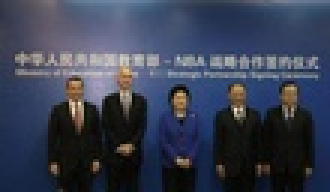
%> input picture face1.jpg, 110 x 64 px, shrunk from 500 x 291 before the run (shown 3 times larger)
$ octave --eval "task1main;"   (GNU Octave 9; MATLAB toolbox functions it lacks are replaced by stand-ins)
%> lines starting %> are read from the running program, lines starting %| are printed output that depends on the picture; in (x1, y1, x2, y2) boxes, pixels count from 0 and x2, y2 are one past the last pixel; in counts of white or black regions, pixels touching at a corner belong together; the program's own positions count from 1
### getFaceModel.m
function C = getFaceModel(ori)
%%
% s,start range of teh cluster set, there are ten cluster set in total,from
% 0,0.1,0.2 ... 1
% e, end range of the cluster set.
% mat, sluster set
%
%%
hsv_img = rgb2hsv(ori);
%cluster set, 0 ~ 1, here multiple with 10000 for better observe
s = [1,1001,2001,3001,4001,5001,6001,7001,8001,9001];
e = [1000,2000,3000,4000,5000,6000,7000,8000,9000,10000];

mat = zeros(length(s),length(e));
[x,y,z] = size(hsv_img);
%che = 0;
for i = 1 : x
    for j = 1 : y
        pix_H = hsv_img(i,j,1)*10000;
        pix_S = hsv_img(i,j,2)*10000;
        che = 0;
        for i1 = 1 : length(s)
            if s(1,i1) <= pix_H && e(1,i1) >= pix_H
                for j1 = 1 : length(e)
                    if s(1,j1) <= pix_S && e(1,j1) >= pix_S
                        mat(i1,j1) = mat(i1,j1) + 1;
                        che = 1;
                    end
                end
            end
            if che == 1
                break;
            end
        end
    end
end
figure;
bar3(mat);
%%
%find the highest two cluster set to be the out put as teh HSV cluster set.
maxR = max(max(mat));% highest value in the cluster, here is try to find teh cluster set that the most pixel dropped in, which represent teh face cluster set
[Cs,Ce] = find(mat == maxR);
mat(Cs,Ce) = 0;
[Cs2,Ce2] = find(mat == max(max(mat)));
Hc = [s(1,Cs),e(1,Cs)];
Sc = [s(1,Ce),e(1,Ce)];
Hc1 = [s(1,Cs2),e(1,Cs2)];
Sc1 = [s(1,Ce2),e(1,Ce2)];
C = [Hc,Sc;Hc1,Sc1];
end

### getBinarizedFaceImage.m
function img = getBinarizedFaceImage(testImage,faceModel)
C = faceModel;
% testImage = imread('face2.jpg');
testImg_hsv = rgb2hsv(testImage);
[x,y,z] = size(testImage);
% img = zeros(x,y);
img =zeros(x,y);
H = testImg_hsv(:,:,1); % H channel
S = testImg_hsv(:,:,2); % S channel
V = testImg_hsv(:,:,3); % V channel
for i = 1 : x
    for j = 1 : y
          if(H(i,j) <= C(1,2)/10000 && S(i,j)>=C(1,3)/10000 && S(i,j)<=C(1,4)/10000)
             img(i,j) = 1;
             %testImg_hsv(i,j,3) = 255;
          end
           if(H(i,j) <= C(2,2)/10000 && S(i,j)>=C(2,3)/10000 && S(i,j)<=C(2,4)/10000)
             img(i,j) = 1;
             %testImg_hsv(i,j,3) = 255;
          end
    end
end
end

### connection_comp.m
function m_img = connection_comp(I,t)%receive only binarized image
%%
% this function aims to reduce the noise pixels in the binarized image
% firstly, find the white pixels and use numbers to mark them, the mark
% strategy is, use the same number to mark the pixels in Adjacency.
% m_img is the processed image used as the output
%r, row of the origin image
%c, column of the origin image
%%
[r,c] = size(I);
m_img = zeros(r,c);
char = 2;
%mark the white region with numbers
for i = 2 : r
    for j = 2 : c
        if I(i,j) == 1
            if I(i-1,j) == 0 && I(i,j-1) == 0
                m_img(i,j) = char;
                char = char + 1;
            else
                if I(i-1,j) ~= 0 && I(i,j-1) ~= 0
                    ram = randi(2,1,1);
                    if ram(1,1) == 1
                        m_img(i,j) = m_img(i-1,j);
                    else
                        m_img(i,j) = m_img(i,j-1);
                    end
                else
                    if I(i-1,j) ~= 0 && I(i,j-1) == 0
                        m_img(i,j) = m_img(i-1,j);

                    else
                        if I(i,j-1) ~= 0 && I(i-1,j) == 0
                        m_img(i,j) = m_img(i,j-1);
                        end
                    end
                end
            end
        end
    end
end
% calculate pixels of each region and translate the timy region into
% background if their size is less than a certain range t.
for x = 2 : r-1
    for y = 2 : c-1
       cen = m_img(x,y);
       if cen ~= 0
           arr = [m_img(x-1,y),m_img(x+1,y),m_img(x,y-1),m_img(x,y+1)];
           for check = 1 : 4
               if arr(1,check) ~= 0 && arr(1,check) ~= cen
                   if arr(1,check) < cen
                       m_img(m_img == arr(1,check)) = cen;
                   else
                       m_img(m_img == cen) = arr(1,check);
                   end
               end
           end
       end
    end
end

for i = 2 : max(max(m_img))
    if sum(m_img(:)==i) < t
        m_img(m_img==i) = 0;
    end
end
m_img(m_img ~= 0) = 1;
end


### dilation.m
function d_img = dilation(I) %receive only binaried image
%%
%d_img, out image
%r,row of the origin image
%c,column of the origin image
%%
[r,c] = size(I);
d_img = zeros(r,c);
for i = 2 : r-1
    for j = 2 : c-1
        if I(i,j) == 1
                for x = 1 : 3
                    for y = 1 : 3
                        d_img(i+x-2,j+y-2) = 1;
                    end
                end
        end
    end
end

### erosion.m
function e_img = erosion(I)%only receive binarized image
%%
%s_img, out image
%r,row of the origin image
%c,column of the origin image
%%
[r,c] = size(I);
e_img = zeros(r,c);
e_img(:,:) = 1;
for i = 2 : r-1
    for j = 2 : c-1
        if I(i,j) == 0
                for x = 1 : 3
                    for y = 1 : 3
                        e_img(i+x-2,j+y-2) = 0;
                    end
                end
        end
    end
end

### getMorphFace1.m
function img = getMorphFace1(bImg)
%reduce image noise using connection_comp.m
img_conn = connection_comp(bImg,15);
%dilation operations
img2d = dilation(img_conn);
%reduce teh noise again
img2d_conn = connection_comp(img2d,40);
%erosion operation
img2e = erosion(img2d_conn);
%reduce noise
img2e_conn = connection_comp(img2e,80);
%erosoin operation
img2ee = erosion(img2e_conn);
%reduce noise
img2ee_conn = connection_comp(img2ee,12);
%dilation operation
img22d = dilation(dilation(dilation(dilation(img2ee_conn))));
%reduce noise
img = connection_comp(img22d,400);
end

### getMorphFace2.m
function img = getMorphFace2(bImg)
%reduce noise using connection_comp
 img_conn_2 = connection_comp(bImg,300);
%  figure;
%  imshow(img_conn_2);
%erosion operation
 img2_2e = erosion(img_conn_2);
%  figure;
%  imshow(img2_2e);
%reduce noise
 img2_conn_2e = connection_comp(img2_2e,300);
%  figure;
%  imshow(img2_conn_2e);
%erosion operation
 img2_2ee = erosion(img2_conn_2e);
%  figure;
%  imshow(img2_2ee);
%erosion operation
 img2_conn_2ee = erosion(img2_2ee);
%  figure;
%  imshow(img2_conn_2ee);
%reduce noise
 img2_conn2 = connection_comp(img2_conn_2ee,350);
%  figure;
%  imshow(img2_conn2_2ee);
%dilation operation
 img = dilation(dilation(img2_conn2));

### task1main.m
%task1
%generate the clusters of face pixels for face1.jpg
function task1main()
close all;
testImg = imread('face1.jpg');
%> testImg is the input picture: size 64x110x3 uint8; mean R, G, B 56.3, 63, 81.7
url = imread('training_face_image/train15.jpg');
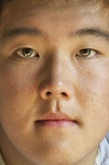
%> input picture training_face_image/train15.jpg, 109 x 165 px, shrunk from 496 x 752 before the run
%> url is the input picture: size 165x109x3 uint8; mean R, G, B 166, 129.3, 97.8
%get the HSV face model by using FaceMOdel function
FaceModel = getFaceModel(url);
%> in getFaceModel, `hsv_img = rgb2hsv(ori);`: hsv_img: size 165x109x3 double; mean H, S, V 0.0861, 0.44, 0.652
%> in getFaceModel, `maxR = max(max(mat));`: maxR = 6210
%> in getFaceModel, `[Cs,Ce] = find(mat == maxR);`: Cs = 1; Ce = 6
%> in getFaceModel, `[Cs2,Ce2] = find(mat == max(max(mat)));`: Cs2 = 1; Ce2 = 5
%> in getFaceModel, `Hc = [s(1,Cs),e(1,Cs)];`: Hc = [1 1000]
%> in getFaceModel, `Sc = [s(1,Ce),e(1,Ce)];`: Sc = [5001 6000]
%> in getFaceModel, `Hc1 = [s(1,Cs2),e(1,Cs2)];`: Hc1 = [1 1000]
%> in getFaceModel, `Sc1 = [s(1,Ce2),e(1,Ce2)];`: Sc1 = [4001 5000]
%> in getFaceModel, `C = [Hc,Sc;Hc1,Sc1];`: C = [1 1000 5001 6000; 1 1000 4001 5000]
%> FaceModel = [1 1000 5001 6000; 1 1000 4001 5000]
%transform the gray image into binarized image
BinarizedFaceImage = getBinarizedFaceImage(testImg,FaceModel);
%> in getBinarizedFaceImage, `testImg_hsv = rgb2hsv(testImage);`: testImg_hsv: size 64x110x3 double; mean H, S, V 0.519, 0.402, 0.333
%> after the loop in getBinarizedFaceImage, `for i = 1 : x`:
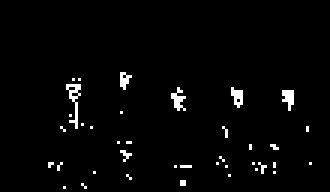
%> img: size 64x110 double (shown 3 times larger); values 0 (black) and 1 (white), 2.4% white in thin lines or dots, all inside (x1, y1, x2, y2) = (16, 24, 104, 63)

figure;
imshow(BinarizedFaceImage);
FinalFaceImage = getMorphFace1(BinarizedFaceImage);
%> after the loop in connection_comp, `for i = 2 : r`: char = 56; ram = 2
%> after the loop in connection_comp, `for x = 2 : r-1`: m_img: size 64x110 double; min 0, max 55, mean 0.5; mean of the top-left, top-right, bottom-left and bottom-right quarters 0.1, 0.1, 0.7, 1
%> after the loop in connection_comp, `for x = 2 : r-1`: arr = [0 0 0 0]
%> the loop in connection_comp, `for i = 2 : max(max(m_img))` made 54 passes
%> after the loop in connection_comp, `for i = 2 : max(max(m_img))`: m_img: size 64x110 double; min 0, max 13, mean 0.103
%> in connection_comp, `m_img(m_img ~= 0) = 1;`: m_img: size 64x110 double; values 0 (black) and 1 (white), 0.98% white in thin lines or dots, all inside (x1, y1, x2, y2) = (22, 28, 98, 37)
%> after the loop in dilation, `for i = 2 : r-1`: d_img: size 64x110 double; values 0 (black) and 1 (white), 2.6% white; 4 white regions, box (x1, y1, x2, y2) and area: (21, 27, 28, 35) 46, (93, 29, 99, 38) 46, (76, 28, 82, 37) 45, (56, 30, 63, 38) 43
%> the loop in connection_comp (call 2), `for i = 2 : max(max(m_img))` made 4 passes
%> in erosion, `e_img(:,:) = 1;`: e_img: size 64x110 double; every value is 1
%> after the loop in erosion, `for i = 2 : r-1`: e_img: size 64x110 double; values 0 (black) and 1 (white), 1.1% white; 4 white regions (2 under 20 px), largest, box (x1, y1, x2, y2) and area: (22, 28, 27, 34) 20, (94, 30, 98, 37) 20
%> after the loop in connection_comp (call 3), `for i = 2 : max(max(m_img))`: m_img: size 64x110 double; every value is 0

figure;
imshow(FinalFaceImage);
%generate the clusters of face pixels for face2.jpg
 testImg2 = imread('face2.jpg');
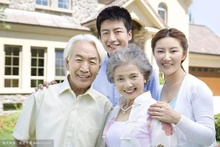
%> input picture face2.jpg, 220 x 147 px, shrunk from 1000 x 667 before the run
%> testImg2 is the input picture: size 147x220x3 uint8; mean R, G, B 195.9, 189.8, 183
 url2 = imread('training_face_image/train10.jpg');
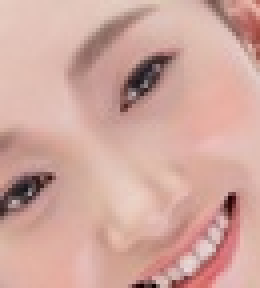
%> input picture training_face_image/train10.jpg, 65 x 72 px, shrunk from 294 x 329 before the run (shown 4 times larger)
%> url2 is the input picture: size 72x65x3 uint8; mean R, G, B 208.5, 167, 157.7
 %get the HSV face model by using FaceMOdel function
 FaceModel2 = getFaceModel(url2);
%> in getFaceModel (call 2), `hsv_img = rgb2hsv(ori);`: hsv_img: size 72x65x3 double; mean H, S, V 0.0777, 0.249, 0.818
%> FaceModel2 = [1 1000 2001 3000; 1 1000 1001 2000]
 %transform the gray image into binarized image
 BinarizedFaceImage2 = getBinarizedFaceImage(testImg2,FaceModel2);
%> in getBinarizedFaceImage (call 2), `testImg_hsv = rgb2hsv(testImage);`: testImg_hsv: size 147x220x3 double; mean H, S, V 0.293, 0.138, 0.79
%> after the loop in getBinarizedFaceImage (call 2), `for i = 1 : x`: img: size 147x220 double; values 0 (black) and 1 (white), 17.5% white; 79 white regions (65 under 20 px), largest, box (x1, y1, x2, y2) and area: (149, 15, 220, 124) 1986, (113, 61, 149, 120) 1052, (65, 41, 101, 87) 1017
 %show the image before mophological operations
 figure;
 imshow(BinarizedFaceImage2);
 %reduce the noise in the picture to get clearer face regions
 FinalFaceImage2 = getMorphFace2(BinarizedFaceImage2);
%> call 6 of connection_comp, with t = 300
%> after the loop in connection_comp (call 6), `for i = 2 : r`: char = 279
%> after the loop in connection_comp (call 6), `for x = 2 : r-1`:
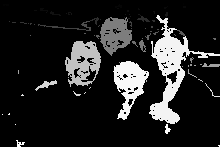
%> m_img: size 147x220 double; min 0, max 278, mean 37.8; drawn with min black and max white
%> after the loop in connection_comp (call 6), `for x = 2 : r-1`: arr = [0 0 0 278]
%> after the loop in connection_comp (call 6), `for i = 2 : max(max(m_img))`: m_img: size 147x220 double; 2.31% of pixels changed, all inside (x1, y1, x2, y2) = (2, 1, 220, 147)
%> in connection_comp (call 6), `m_img(m_img ~= 0) = 1;`: m_img: size 147x220 double; values 0 (black) and 1 (white), 14.9% white; 4 white regions, box (x1, y1, x2, y2) and area: (149, 15, 220, 124) 1964, (113, 61, 149, 120) 1049, (65, 41, 101, 87) 1017, (100, 17, 132, 56) 785
%> in erosion (call 3), `e_img(:,:) = 1;`: e_img: size 147x220 double; every value is 1
%> after the loop in erosion (call 3), `for i = 2 : r-1`: e_img: size 147x220 double; values 0 (black) and 1 (white), 8.7% white; 17 white regions (8 under 20 px), largest, box (x1, y1, x2, y2) and area: (153, 32, 189, 74) 646, (115, 62, 146, 101) 575, (67, 42, 100, 73) 502
%> call 7 of connection_comp, with t = 300
%> after the loop in connection_comp (call 7), `for i = 2 : r`: char = 103
%> after the loop in connection_comp (call 7), `for x = 2 : r-1`:
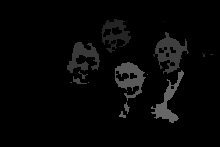
%> m_img: size 147x220 double; min 0, max 102, mean 6.2
%> after the loop in connection_comp (call 7), `for x = 2 : r-1`: arr = [102 0 102 0]
%> the loop in connection_comp (call 7), `for i = 2 : max(max(m_img))` made 101 passes
%> after the loop in connection_comp (call 7), `for i = 2 : max(max(m_img))`: m_img: size 147x220 double; 0.51% of pixels changed, all inside (x1, y1, x2, y2) = (70, 17, 213, 118)
%> in connection_comp (call 7), `m_img(m_img ~= 0) = 1;`: m_img: size 147x220 double; values 0 (black) and 1 (white), 8.2% white; 5 white regions, box (x1, y1, x2, y2) and area: (155, 32, 189, 74) 633, (115, 62, 146, 101) 575, (67, 42, 100, 73) 502, (151, 70, 184, 123) 498, (101, 19, 131, 53) 450
%> after the loop in erosion (call 4), `for i = 2 : r-1`: e_img: size 147x220 double; values 0 (black) and 1 (white), 4.4% white; 16 white regions (10 under 20 px), largest, box (x1, y1, x2, y2) and area: (156, 34, 186, 72) 347, (116, 63, 143, 87) 308, (68, 43, 98, 72) 269, (156, 87, 177, 122) 251, (103, 32, 130, 42) 100, (104, 20, 125, 29) 92
%> after the loop in erosion (call 5), `for i = 2 : r-1`: e_img: size 147x220 double; values 0 (black) and 1 (white), 1.9% white; 14 white regions (8 under 20 px), largest, box (x1, y1, x2, y2) and area: (119, 65, 142, 86) 166, (159, 40, 185, 61) 129, (157, 105, 175, 120) 109, (74, 44, 95, 56) 91, (107, 22, 121, 27) 33, (166, 91, 172, 98) 24
%> call 8 of connection_comp, with t = 350
%> after the loop in connection_comp (call 8), `for i = 2 : r`: char = 44; ram = 2
%> after the loop in connection_comp (call 8), `for x = 2 : r-1`:
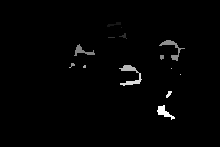
%> m_img: size 147x220 double; min 0, max 43, mean 0.6; drawn with min black and max white
%> after the loop in connection_comp (call 8), `for x = 2 : r-1`: arr = [43 0 0 0]
%> the loop in connection_comp (call 8), `for i = 2 : max(max(m_img))` made 42 passes
%> after the loop in connection_comp (call 8), `for i = 2 : max(max(m_img))`: m_img: size 147x220 double; 1.92% of pixels changed, all inside (x1, y1, x2, y2) = (69, 22, 185, 120)
 figure;
 imshow(FinalFaceImage2);
end
